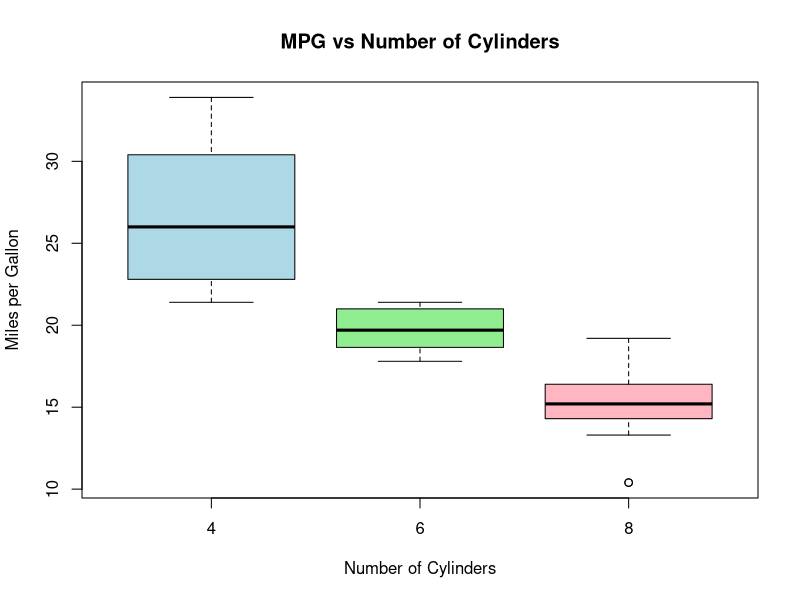

This chart was generated by the following R code:
# Boxplot of mpg by number of cylinders
boxplot(mpg ~ cyl,
        data=mtcars,
        main="MPG vs Number of Cylinders",
        xlab="Number of Cylinders",
        ylab="Miles per Gallon",
        col=c("lightblue","lightgreen","lightpink"))
